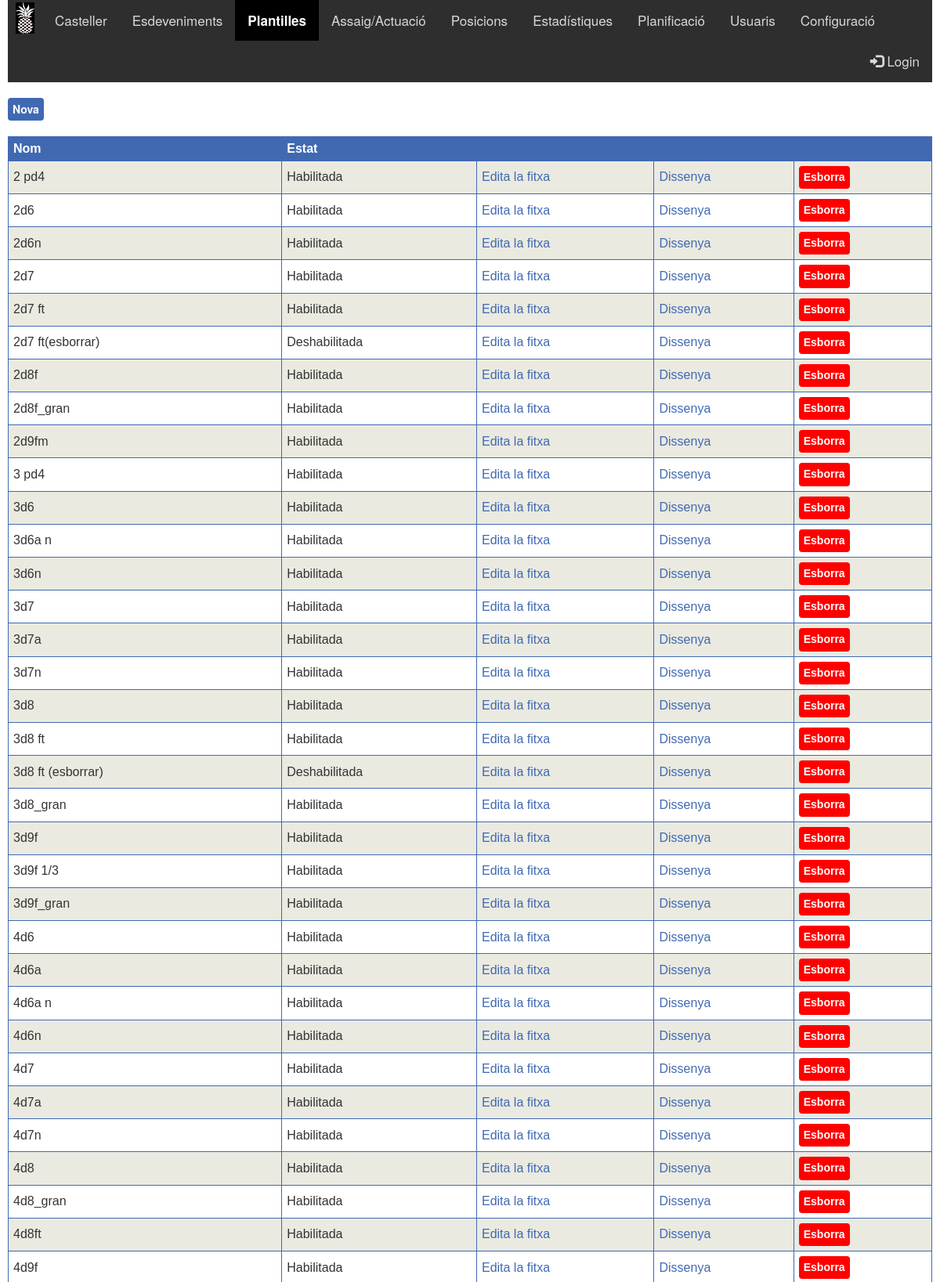
Screenshot of /Plantilla.php (signed in, upper part) with the database file from the repository.
### tables this page shows
CREATE TABLE IF NOT EXISTS `PLANTILLA` (
  `Plantilla_ID` int(11) NOT NULL AUTO_INCREMENT,
  `Nom` varchar(20) NOT NULL,
  `Estat` int(11) NOT NULL,
  `W` int(11) NOT NULL DEFAULT '1000',
  `H` int(11) NOT NULL DEFAULT '700',
  `Pestanya_1` varchar(50) NOT NULL,
  `Pestanya_2` varchar(50) NOT NULL,
  `Pestanya_3` varchar(50) NOT NULL,
  `Pestanya_4` varchar(50) NOT NULL,
  PRIMARY KEY (`Plantilla_ID`)
);

### Plantilla.php (the view, shortened to what this page needs)
<html>
<head>
</head>
<?php include "$_SERVER[DOCUMENT_ROOT]/pinyator/Style.php";?>
<body class="popup">
	<?php $menu=3; include "$_SERVER[DOCUMENT_ROOT]/pinyator/Menu.php";?>
 <a href="Plantilla_Fitxa.php" class="boto">Nova</a> <br><br>
	<table class="llistes">
	  <tr class="llistes">
		<th class="llistes">Nom</th>
		<th class="llistes">Estat</th>
		<th class="llistes"></th>
		<th class="llistes"></th>
		<th class="llistes"></th>
	  </tr>
	<?php
		include "$_SERVER[DOCUMENT_ROOT]/pinyator/Connexio.php";
		$sql="SELECT PLANTILLA_ID, NOM, ESTAT
		FROM PLANTILLA
		ORDER BY NOM";
		$result = mysqli_query($conn, $sql);
		if (mysqli_num_rows($result) > 0)
		{
			while($row = mysqli_fetch_assoc($result))
			{
				$estat="Deshabilitada";
				if($row["ESTAT"] == 1)
				{
					$estat="Habilitada";
				}
				echo "<tr class='llistes'>
				<td class='llistes'>".$row["NOM"]."</td>
				<td class='llistes'>".$estat."</td>
				<td class='llistes'><a href='Plantilla_Fitxa.php?id=".$row["PLANTILLA_ID"]."&nom=".$row["NOM"]."'>Edita la fitxa</a></td>
				<td class='llistes'><a href='Plantilla_Disseny.php?id=".$row["PLANTILLA_ID"]."&nom=".$row["NOM"]."'>Dissenya</a></td>
				<td class='llistes'><button class='boto boto_remove' name='Plantilla_Desa.php?id=".$row["PLANTILLA_ID"]."&a=1' onClick='ShowPopup(this)'>Esborra</button></td>
				</tr>";
			}
		}
		else if (mysqli_error($conn) != "")
		{
			echo "Error: " . $sql . "<br>" . mysqli_error($conn);
		}
	?>
   </body>
</html>

### Style_Custom.css (style rules this page uses)
table.llistes { font-family: arial, sans-serif; border-collapse: collapse; width: 100%; }
th.llistes { border: 1px solid #4069B2; text-align: left; padding: 6px; background-color: #4069B2; color: #FFF; }
td.llistes { border: 1px solid #4069B2; text-align: left; padding: 6px; }
tr.llistes:nth-child(even) { background-color: #eaeae1; }
td.llistes a { color: #4069B2; }
.boto { display: inline-block; padding: 2px 6px; font-size: 14px; line-height: 1.8; vertical-align: bottom; -webkit-appearance: none; -moz-appearance: none; appearance: none; -webkit-box-shadow: none; -moz-box-shadow: none; box-shadow: none; -webkit-border-radius: 0; -moz-border-radius: 0; border-radius: 4px; color: #FFF; background-color: #4069B2; border-color:#1D51B2; border: none; text-align: center; white-space: nowrap; vertical-align: middle; cursor: pointer; -moz-user-select: none; background-image: none; font-weight: bold; }
.boto_remove { background-color: red; }
.popup { -webkit-user-select: none; -moz-user-select: none; -ms-user-select: none; user-select: none; }

### rows the page displays
plantilla: Nom "2 pd4", Estat "Habilitada"
plantilla: Nom "2d6", Estat "Habilitada"
plantilla: Nom "2d6n", Estat "Habilitada"
plantilla: Nom "2d7", Estat "Habilitada"
plantilla: Nom "2d7 ft", Estat "Habilitada"
plantilla: Nom "2d7 ft(esborrar)", estat "Deshabilitada"
plantilla: Nom "2d8f", Estat "Habilitada"
plantilla: Nom "2d8f_gran", Estat "Habilitada"
plantilla: Nom "2d9fm", Estat "Habilitada"
plantilla: Nom "3 pd4", Estat "Habilitada"
plantilla: Nom "3d6", Estat "Habilitada"
plantilla: Nom "3d6a n", Estat "Habilitada"
plantilla: Nom "3d6n", Estat "Habilitada"
plantilla: Nom "3d7", Estat "Habilitada"
plantilla: Nom "3d7a", Estat "Habilitada"
plantilla: Nom "3d7n", Estat "Habilitada"
plantilla: Nom "3d8", Estat "Habilitada"
plantilla: Nom "3d8 ft", Estat "Habilitada"
plantilla: Nom "3d8 ft (esborrar)", estat "Deshabilitada"
plantilla: Nom "3d8_gran", Estat "Habilitada"
plantilla: Nom "3d9f", Estat "Habilitada"
plantilla: Nom "3d9f 1/3", Estat "Habilitada"
plantilla: Nom "3d9f_gran", Estat "Habilitada"
plantilla: Nom "4d6", Estat "Habilitada"
plantilla: Nom "4d6a", Estat "Habilitada"
plantilla: Nom "4d6a n", Estat "Habilitada"
plantilla: Nom "4d6n", Estat "Habilitada"
plantilla: Nom "4d7", Estat "Habilitada"
plantilla: Nom "4d7a", Estat "Habilitada"
plantilla: Nom "4d7n", Estat "Habilitada"
plantilla: Nom "4d8", Estat "Habilitada"
plantilla: Nom "4d8_gran", Estat "Habilitada"
plantilla: Nom "4d8ft", Estat "Habilitada"
plantilla: Nom "4d9f", Estat "Habilitada"
